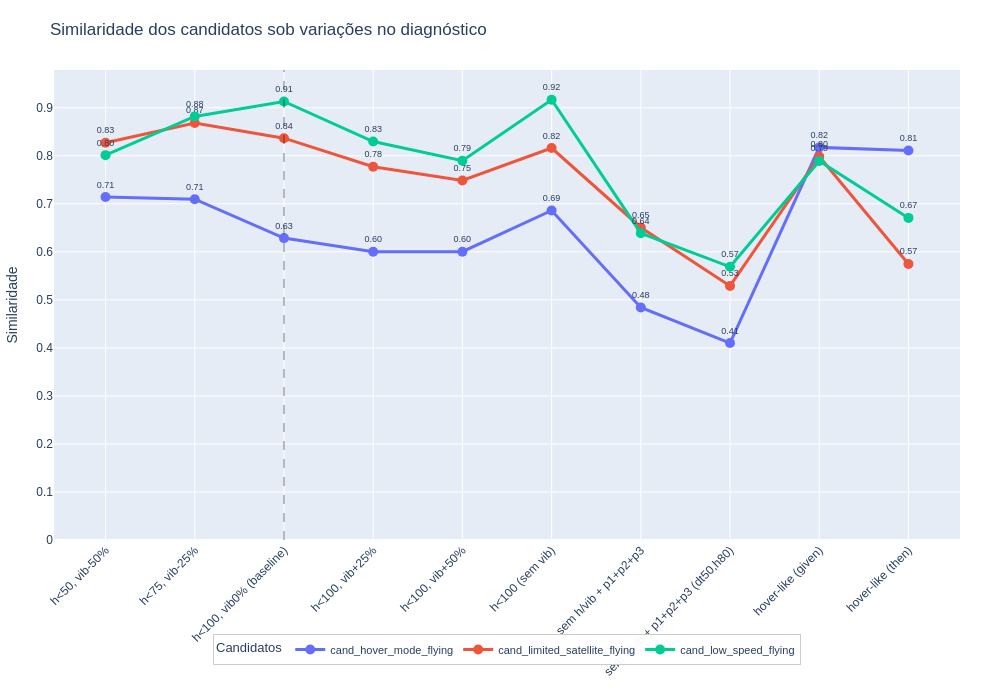

The code cell stored with this chart in its notebook:
### Code cell
import pandas as pd
import plotly.graph_objects as go

# Ordem dos diagnósticos no eixo X (compatível com o JSON dado)
diagnosis_order = [
    "diagnosed_h_minus_50_vib_minus_50",
    "diagnosed_h_minus_25_vib_minus_25",
    "diagnosed_baseline",
    "diagnosed_vib_plus_25",
    "diagnosed_vib_plus_50",
    "diagnosed_no_vib",
    "diagnosed_no_h_no_vib_add_p1_p2_p3",
    "diagnosed_no_h_no_vib_add_p1_p2_p3_then_dt50_h80",
    "diagnosed_hover_given_bias",
    "diagnosed_hover_then_bias"
]

# Rótulos mais legíveis para o eixo X
label_map = {
    # vibração + h (param error)
    "diagnosed_h_minus_50_vib_minus_50": "h<50, vib-50%",
    "diagnosed_h_minus_25_vib_minus_25": "h<75, vib-25%",
    "diagnosed_baseline": "h<100, vib0% (baseline)",
    "diagnosed_vib_plus_25": "h<100, vib+25%",
    "diagnosed_vib_plus_50": "h<100, vib+50%",
    "diagnosed_no_vib": "h<100 (sem vib)",
    "diagnosed_no_h_no_vib_add_p1_p2_p3": "sem h/vib + p1+p2+p3",
    "diagnosed_no_h_no_vib_add_p1_p2_p3_then_dt50_h80": "sem h/vib + p1+p2+p3 (dt50,h80)",
    "diagnosed_hover_given_bias": "hover-like (given)",
    "diagnosed_hover_then_bias": "hover-like (then)",
}

# Pivot: linhas = candidatos, colunas = diagnosticados, valores = similaridade
df_pivot = df.pivot(
    index="candidate_name",
    columns="diagnosed_name",
    values="similarity_result"
)

# Garante que só usamos as colunas que realmente existem no df
cols_present = [col for col in diagnosis_order if col in df_pivot.columns]
df_pivot = df_pivot[cols_present]

fig = go.Figure()

# Eixo Y = similaridade diretamente
for cand in df_pivot.index:
    similarity_values = [df_pivot.loc[cand, col] for col in df_pivot.columns]
    similarity_texts = [f"{val:.2f}" for val in similarity_values]

    fig.add_trace(go.Scatter(
        x=df_pivot.columns,
        y=similarity_values,
        mode='lines+markers+text',
        name=str(cand),
        line=dict(width=3),
        marker=dict(size=10),
        text=similarity_texts,
        textposition="top center",
        textfont=dict(size=9)
    ))

# Linha de referência do baseline
baseline_name = "diagnosed_baseline"
if baseline_name in df_pivot.columns:
    fig.add_vline(
        x=baseline_name,
        line_width=1,
        line_dash="dash",
        line_color="black",
        opacity=0.5,
        layer='above'
    )

fig.update_layout(
    title='Similaridade dos candidatos sob variações no diagnóstico',
    yaxis=dict(
        title='Similaridade',
        rangemode='tozero',
        # Se quiser travar: range=[0, 1]
    ),
    xaxis=dict(
        tickangle=-45,
        categoryorder='array',
        categoryarray=df_pivot.columns.tolist(),
        tickvals=df_pivot.columns.tolist(),
        ticktext=[label_map.get(col, col) for col in df_pivot.columns]
    ),
    width=1000,
    height=700,
    legend=dict(
        title="Candidatos",
        orientation="h",
        xanchor="center", x=0.5,
        yanchor="top",    y=-0.20,
        bgcolor="rgba(255,255,255,0.95)",
        bordercolor="#ccc",
        borderwidth=1,
        font=dict(size=11)
    ),
    margin=dict(l=40, r=40, t=70, b=160),
    font=dict(
        family="Arial",
        size=12
    )
)

fig.show()

### Figure 1 — Plotly figure (JSON) as saved in the notebook; plotly's stock layout.template omitted (floating-point values rounded to 4 significant figures)
{"data": [{"line": {"width": 3}, "marker": {"size": 10}, "mode": "lines+markers+text", "name": "cand_hover_mode_flying", "text": ["0.71", "0.71", "0.63", "0.60", "0.60", "0.69", "0.48", "0.41", "0.82", "0.81"], "textfont": {"size": 9}, "textposition": "top center", "type": "scatter", "x": ["diagnosed_h_minus_50_vib_minus_50", "diagnosed_h_minus_25_vib_minus_25", "diagnosed_baseline", "diagnosed_vib_plus_25", "diagnosed_vib_plus_50", "diagnosed_no_vib", "diagnosed_no_h_no_vib_add_p1_p2_p3", "diagnosed_no_h_no_vib_add_p1_p2_p3_then_dt50_h80", "diagnosed_hover_given_bias", "diagnosed_hover_then_bias"], "y": [0.7142, 0.7095, 0.6286, 0.6003, 0.6003, 0.6861, 0.4841, 0.4101, 0.8175, 0.8112]}, {"line": {"width": 3}, "marker": {"size": 10}, "mode": "lines+markers+text", "name": "cand_limited_satellite_flying", "text": ["0.83", "0.87", "0.84", "0.78", "0.75", "0.82", "0.65", "0.53", "0.80", "0.57"], "textfont": {"size": 9}, "textposition": "top center", "type": "scatter", "x": ["diagnosed_h_minus_50_vib_minus_50", "diagnosed_h_minus_25_vib_minus_25", "diagnosed_baseline", "diagnosed_vib_plus_25", "diagnosed_vib_plus_50", "diagnosed_no_vib", "diagnosed_no_h_no_vib_add_p1_p2_p3", "diagnosed_no_h_no_vib_add_p1_p2_p3_then_dt50_h80", "diagnosed_hover_given_bias", "diagnosed_hover_then_bias"], "y": [0.8271, 0.8684, 0.8367, 0.7771, 0.7486, 0.816, 0.6508, 0.5291, 0.7986, 0.5748]}, {"line": {"width": 3}, "marker": {"size": 10}, "mode": "lines+markers+text", "name": "cand_low_speed_flying", "text": ["0.80", "0.88", "0.91", "0.83", "0.79", "0.92", "0.64", "0.57", "0.79", "0.67"], "textfont": {"size": 9}, "textposition": "top center", "type": "scatter", "x": ["diagnosed_h_minus_50_vib_minus_50", "diagnosed_h_minus_25_vib_minus_25", "diagnosed_baseline", "diagnosed_vib_plus_25", "diagnosed_vib_plus_50", "diagnosed_no_vib", "diagnosed_no_h_no_vib_add_p1_p2_p3", "diagnosed_no_h_no_vib_add_p1_p2_p3_then_dt50_h80", "diagnosed_hover_given_bias", "diagnosed_hover_then_bias"], "y": [0.8013, 0.882, 0.913, 0.8297, 0.7897, 0.9167, 0.6389, 0.5688, 0.7892, 0.6707]}], "layout": {"font": {"family": "Arial", "size": 12}, "height": 700, "legend": {"bgcolor": "rgba(255,255,255,0.95)", "bordercolor": "#ccc", "borderwidth": 1, "font": {"size": 11}, "orientation": "h", "title": {"text": "Candidatos"}, "x": 0.5, "xanchor": "center", "y": -0.2, "yanchor": "top"}, "margin": {"b": 160, "l": 40, "r": 40, "t": 70}, "shapes": [{"layer": "above", "line": {"color": "black", "dash": "dash", "width": 1}, "opacity": 0.5, "type": "line", "x0": "diagnosed_baseline", "x1": "diagnosed_baseline", "xref": "x", "y0": 0, "y1": 1, "yref": "y domain"}], "title": {"text": "Similaridade dos candidatos sob variações no diagnóstico"}, "width": 1000, "xaxis": {"categoryarray": ["diagnosed_h_minus_50_vib_minus_50", "diagnosed_h_minus_25_vib_minus_25", "diagnosed_baseline", "diagnosed_vib_plus_25", "diagnosed_vib_plus_50", "diagnosed_no_vib", "diagnosed_no_h_no_vib_add_p1_p2_p3", "diagnosed_no_h_no_vib_add_p1_p2_p3_then_dt50_h80", "diagnosed_hover_given_bias", "diagnosed_hover_then_bias"], "categoryorder": "array", "tickangle": -45, "ticktext": ["h<50, vib-50%", "h<75, vib-25%", "h<100, vib0% (baseline)", "h<100, vib+25%", "h<100, vib+50%", "h<100 (sem vib)", "sem h/vib + p1+p2+p3", "sem h/vib + p1+p2+p3 (dt50,h80)", "hover-like (given)", "hover-like (then)"], "tickvals": ["diagnosed_h_minus_50_vib_minus_50", "diagnosed_h_minus_25_vib_minus_25", "diagnosed_baseline", "diagnosed_vib_plus_25", "diagnosed_vib_plus_50", "diagnosed_no_vib", "diagnosed_no_h_no_vib_add_p1_p2_p3", "diagnosed_no_h_no_vib_add_p1_p2_p3_then_dt50_h80", "diagnosed_hover_given_bias", "diagnosed_hover_then_bias"]}, "yaxis": {"rangemode": "tozero", "title": {"text": "Similaridade"}}}}
